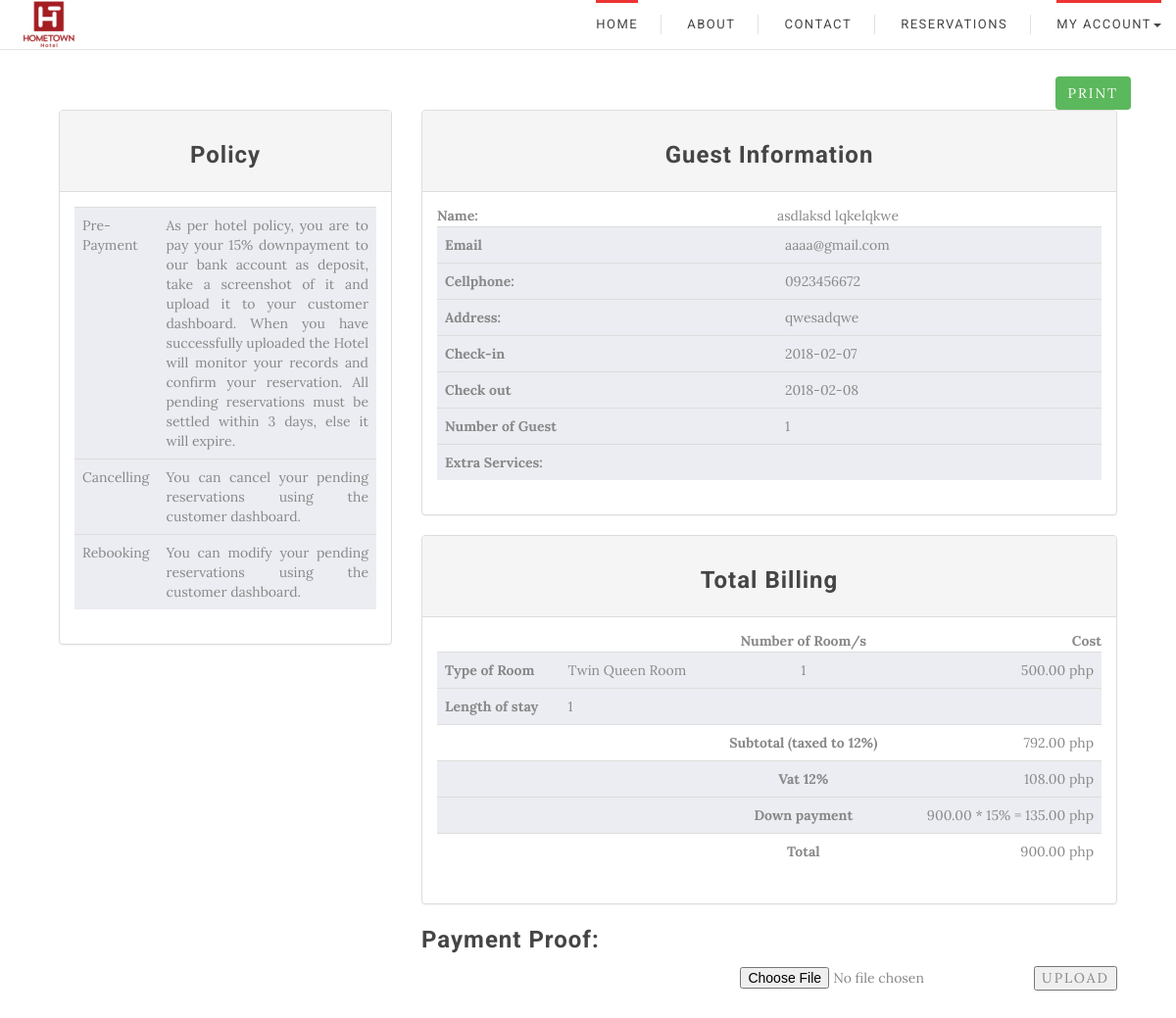
/summary.php?code=72 (signed in), run on the app's committed database.
### tables this page shows
CREATE TABLE `reservation_masterfile` (
  `reservation_id` int(11) NOT NULL,
  `guest_id` int(11) NOT NULL,
  `room_id` int(11) NOT NULL,
  `checkindate` date NOT NULL,
  `checkoutdate` date NOT NULL,
  `number_guest` int(11) NOT NULL,
  `room_number` int(11) NOT NULL,
  `status` varchar(20) NOT NULL,
  `reservation_code` varchar(10) NOT NULL
);

CREATE TABLE `room_masterfile` (
  `room_id` int(11) NOT NULL,
  `room_type` varchar(50) NOT NULL,
  `room_description` varchar(50) NOT NULL,
  `room_capacity` varchar(50) NOT NULL,
  `room_rate` float NOT NULL,
  `room_number` int(11) NOT NULL,
  `room_status` varchar(50) NOT NULL,
  `room_imagepath` text NOT NULL
);

CREATE TABLE `billing_masterfile` (
  `billing_id` int(11) NOT NULL,
  `guest_id` int(11) NOT NULL,
  `reservation_id` int(11) NOT NULL,
  `balance` float NOT NULL,
  `created_at` datetime NOT NULL,
  `updated_at` datetime NOT NULL,
  `status` varchar(30) NOT NULL,
  `total` float NOT NULL,
  `downpayment` float NOT NULL
);

### Summary.php (the view, shortened to what this page needs)
<?php
include_once 'db.php';
include_once 'header.php';
$fetchCurrentReservation = mysqli_query($conn, "SELECT * FROM reservation_masterfile WHERE reservation_id = {$_GET['code']} AND guest_id = {$_SESSION['guest_ID']}");
$reservation = mysqli_fetch_assoc($fetchCurrentReservation);
$daydiff = (strtotime($reservation['checkoutdate']) - strtotime($reservation['checkindate']))/(60*60*24);
$fetchCurrentRoom = mysqli_query($conn, "SELECT * FROM room_masterfile WHERE room_id = {$reservation['room_id']}") or die(mysqli_error($conn));
$room = mysqli_fetch_assoc($fetchCurrentRoom);
$fetchbilling = mysqli_query($conn, "SELECT * FROM billing_masterfile WHERE reservation_id = {$_GET['code']} AND guest_id = {$_SESSION['guest_ID']}");
$billing = mysqli_fetch_assoc($fetchbilling);
?>
<body>
 <?php
    include_once 'navigationBar.php';
 ?>
  <br>
  <br>
  <br>
  <br>
  <div class = "container">
    <div class = "row" style = "margin-bottom: 10%">
      <div class = "col-xs-12">
        <button class="btn-hide btn btn-success pull-right hide-this-shit" onclick="window.print()" style="margin-right:1.4%;">Print</button>
        <div class = "col-md-12">
          <div class = "col-md-4">
            <div class = "panel panel-default">
              <div class = "panel-heading" style = "background-color: ;">
                <h3 class = "text-center">
                  <strong>Policy</strong>
                </h3>
              </div>
              <div class = "panel-body __web-inspector-hidebefore-shortcut__">
                <div class ="table-responsive">
                  <table class = "table table-condensed">
                    <tbody>
                      <tr style = 'width:277px'>
                        <td class = "text-left" bgcolor = "#EBEDF2">Pre-Payment</td>
                        <td class = "text-left" bgcolor = "#EBEDF2" style = 'text-align: justify'>
                          As per hotel policy, you are to pay your 15% downpayment to our bank account as deposit,
                          take a screenshot of it and upload it to your customer dashboard. When you have successfully uploaded the Hotel will monitor your records and confirm your reservation. All pending reservations must be settled within 3 days, else it will expire.
                        </td>
                      </tr>
                      <tr>
                        <td class = "text-left" bgcolor = "#EBEDF2">Cancelling</td>
                        <td class = "text-left" bgcolor = "#EBEDF2" style = 'text-align: justify'>
                          You can cancel your pending reservations using the customer dashboard.
                        </td>
                      </tr>
                      <tr>
                        <td class = "text-left" bgcolor = "#EBEDF2">Rebooking</td>
                        <td class = "text-left" bgcolor = "#EBEDF2" style = 'text-align: justify'>
                          You can modify your pending reservations using the customer dashboard.
                        </td>
                      </tr>
                    </tbody>
                  </table>
                </div>
              </div>
            </div>
          </div>
          <div class = "col-md-8">
            <div class = "panel panel-default">
              <div class = "panel-heading" style = "background-color: ">
                <h3 class = "text-center">
                  <strong>Guest Information</strong>
                </h3>
              </div>
              <div class = "panel-body">
                <div class = "table-responsive">
                  <table class = "table table-condensed">
                    <thead>
                      <tr>
                        <td class = "text-left">
                          <strong>Name:</strong>
                        </td>
                        <td class = "text-left">
                          <?= "{$_SESSION['firstname']} {$_SESSION['lastname']}" ?>
                        </td>
                      </tr>
                    </thead>
                    <tbody>
                      <tr>
                        <td bgcolor = "#EBEDF2" class = "text-left">
                          <strong>Email</strong>
                        </td>
                        <td class = "text-left" bgcolor= "#EBEDF2">
                          <?= $_SESSION['email'] ?>
                        </td>
                      </tr>
                      <tr>
                        <td bgcolor = "#EBEDF2" class = "text-left">
                          <strong>Cellphone:</strong>
                        </td>
                        <td class = "text-left" bgcolor= "#EBEDF2">
                          <?= $_SESSION['contactNumber'] ?>
                        </td>
                      </tr>
                      <tr>
                        <td bgcolor = "#EBEDF2" class = "text-left">
                          <strong>Address:</strong>
                        </td>
                        <td class = "text-left" bgcolor= "#EBEDF2">
                          <?= $_SESSION['address'] ?>
                        </td>
                      </tr>
                      <tr>
                        <td bgcolor = "#EBEDF2" class = "text-left">
                          <strong>Check-in</strong>
                        </td>
                        <td class = "text-left" bgcolor= "#EBEDF2">
                          <?= $reservation['checkindate'] ?>
                        </td>
                      </tr>
                      <tr>
                        <td bgcolor = "#EBEDF2" class = "text-left">
                          <strong>Check out</strong>
                        </td>
                        <td class = "text-left" bgcolor= "#EBEDF2">
                          <?= $reservation['checkoutdate'] ?>
                        </td>
                      </tr>
                      <tr>
                        <td bgcolor = "#EBEDF2" class = "text-left">
                          <strong>Number of Guest</strong>
                        </td>
                        <td class = "text-left" bgcolor= "#EBEDF2">
                          <?= $reservation['number_guest'] ?>
                        </td>
                      </tr>
                      <tr>
                        <td bgcolor = "#EBEDF2" class = "text-left">
                          <strong>Extra Services:</strong>
                        </td>
                        <td class = "text-left" bgcolor= "#EBEDF2">
                        </td>
                      </tr>
                    </tbody>
                  </table>
                </div>
              </div>
            </div>
          </div>
          <div class = "col-md-8">
            <div class = "panel panel-default">
              <div class = "panel-heading" style = "background-color: ">
                <h3 class = "text-center">
                  <strong>Total Billing</strong>
                </h3>
              </div>
              <div class = "panel-body" stlye = "margin-bottom: -25px">
                <div class = "table-responsive">
                  <table class = "table table-condensed">
                    <thead>
                      <tr>
                        <td><strong></strong></td>
                        <td><strong></strong></td>
                        <td class = "text-center">
                          <strong>Number of Room/s</strong>
                        </td>
                        <td class = "text-right">
                          <strong>Cost</strong>
                        </td>
                      </tr>
                    </thead>
                    <tbody>
                      <tr>
                        <td class="text-left" bgcolor="#EBEDF2">
                          <strong>Type of Room</strong>
                        </td>
                        <td class="text-left" bgcolor="#EBEDF2">
                          <?= $room['room_type'] ?>
                        </td>
                        <td class="text-center" bgcolor="#EBEDF2">
                          <?= $reservation['room_number']?>
                        </td>
                        <td class="text-right" bgcolor="#EBEDF2">
                          <?=number_format($room['room_rate'] * $reservation['room_number'],2)?> php
                        </td>
                      </tr>
                      <tr>
                        <td class="text-left" bgcolor="#EBEDF2">
                          <strong>Length of stay</strong>
                        </td>
                        <td class="text-left" bgcolor="#EBEDF2">
                          <?= $daydiff ?>
                        </td>
                        <td class="text-left" bgcolor="#EBEDF2">
                        </td>
                        <td class="text-right" bgcolor="#EBEDF2">
                        </td>
                      </tr>
                      <tr>
                        <td class="highrow text-left">
                        </td>
                        <td class="highrow text-left">
                        </td>
                        <td class="highrow text-center">
                          <strong>Subtotal (taxed to 12%)</strong>
                        </td>
                        <td class="highrow text-right">
                         <?= number_format(($billing['total'])*0.88,2). " php"?>
                       </td>
                     </tr>
                     <tr>
                      <td class="text-left" bgcolor="#EBEDF2">
                      </td>
                      <td class="text-left" bgcolor="#EBEDF2">
                      </td>
                      <td class="text-center" bgcolor="#EBEDF2">
                        <strong>Vat 12%</strong>
                      </td>
                      <td class="text-right" bgcolor="#EBEDF2">
                        <?= number_format($billing['total']* 0.12,2) ?> php
                      </td>
                    </tr>
                    <tr>
                      <td class="text-left" bgcolor="#EBEDF2">
                      </td>
                      <td class=" text-left" bgcolor="#EBEDF2">
                      </td>
                      <td class=" text-center" bgcolor="#EBEDF2">
                        <strong>Down payment</strong>
                      </td>
                      <td class=" text-right" bgcolor="#EBEDF2">
                        <?= number_format($billing['total'], 2) . " * 15% = ". number_format($billing['total'] * 0.15, 2)?> php
                      </td>
                    </tr>
                    <tr>
                      <td class="text-left">
                      </td>
                      <td class="text-left">
                      </td>
                      <td class=" highrow text-center">
                        <strong>Total</strong>
                      </td>
                      <td class=" highrow text-right">
                        <?= number_format($billing['total'], 2)?> php
                      </td>
                    </tr>
                  </tbody>
                </table>
              </div>
            </div>
          </div>
          <h3>Payment Proof:</h3>
          <form class="hide-this-shit hidden-xs" method="post" style="display:inline; float:right !important;" enctype="multipart/form-data">
            <input class="hide-this-shit hidden-xs" type="file" name="img" style="display:inline;">
            <button class="hide-this-shit hidden-xs" name="upload" onclick="return confirm('Are you sure you want to save the changes?')" style="display:inline;">
              Upload
            </button>
          </form>
        </div>
      </body>
      </html>

### Summary.php (style rules this page uses)
.table-condensed>tbody>tr>td { padding: 5px; }
.table>tbody>tr>td { padding: 8px; line-height: 1.42857143; vertical-align: top; border-top: 1px solid #ddd; }
.text-left { text-align: left; }
table { background-color: transparent; }
table { border-spacing: 0; border-collapse: collapse; }
.table-responsive { min-height: .01%; overflow-x: auto; }
.panel { margin-bottom: 20px; background-color: #fff; border: 1px solid transparent; border-radius: 4px; -webkit-box-shadow: 0 1px 1px rgba(0,0,0,.05); box-shadow: 0 1px 1px rgba(0,0,0,.05); }
.table { width: 100%; max-width: 100%; margin-bottom: 20px; }
.panel-body { padding: 15px; }
.table>thead:first-child>tr:first-child>td { border-top: 0; }
.panel-default { border-color: #ddd; }

### data on the page
reservation_masterfile: checkindate "2018-02-07", checkoutdate "2018-02-08", number_guest "1", room_number "1", daydiff "1"
room_masterfile: room_type "Twin Queen Room", $room['room_rate']*$reservation['room_number'] "500.00"
billing_masterfile: ($billing['total'])*0.88 "792.00", $billing['total']*0.12 "108.00", total "900.00", $billing['total']*0.15 "135.00"

### other printed values
$_SESSION['firstname'] "asdlaksd"
$_SESSION['lastname'] "lqkelqkwe"
$_SESSION['email'] "aaaa@gmail.com"
$_SESSION['contactNumber'] "0923456672"
$_SESSION['address'] "qwesadqwe"
